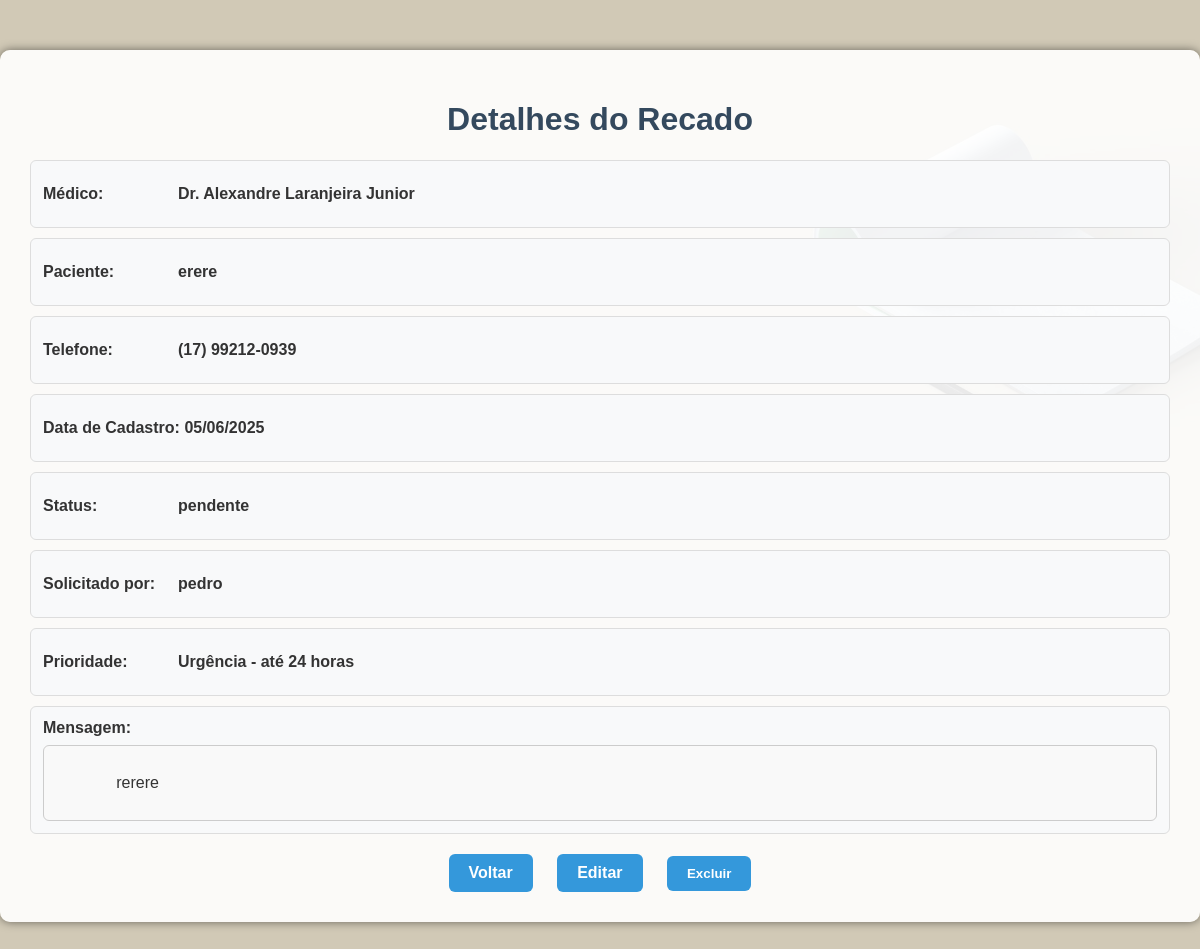
The page /recado/31 (signed in) on the database as committed earlier.
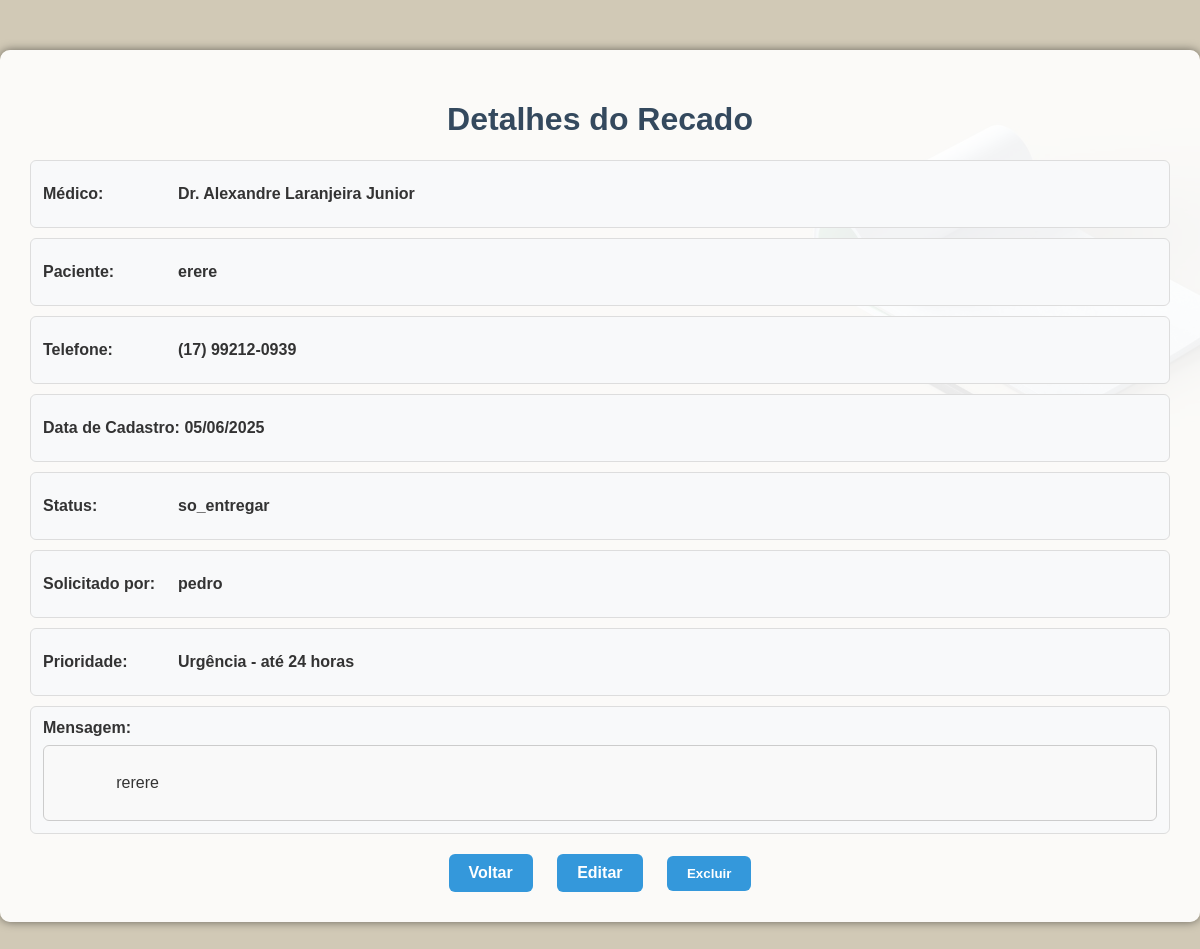
The same page on the database as committed later.
### tables this page shows
CREATE TABLE recados (
            id INTEGER PRIMARY KEY AUTOINCREMENT,
            medico TEXT NOT NULL,
            prioridade TEXT NOT NULL,
            nome_paciente TEXT NOT NULL,
            data_nascimento TEXT NOT NULL,
            telefone TEXT NOT NULL,
            convenio TEXT,
            descricao TEXT,
            status TEXT DEFAULT 'pendente',
            usuario TEXT NOT NULL,
            data_cadastro TEXT NOT NULL
        , finalizado_por TEXT);

### rotas/responsavel.py (the view)
    @responsavel_bp.route('/recado/<int:id>', endpoint='detalhar_recado')
    @login_requerido(['responsavel'])
    def detalhar_recado(id):
        conexao = conectar_banco()
        cursor = conexao.cursor()
        cursor.execute('SELECT * FROM recados WHERE id = ?', (id,))
        recado = cursor.fetchone()
        conexao.close()
        if not recado:
            flash('Recado não encontrado.', 'danger')
            return redirect(url_for('responsavel.listar'))
        return render_template('detalhar_recado.html', recado=recado)

### app.py (called while the page is built)
def conectar_banco():
    conexao = sqlite3.connect('recados.db')
    conexao.row_factory = sqlite3.Row
    return conexao

def login_requerido(perfis_permitidos):
    from functools import wraps
    from flask import redirect, url_for, flash
    def decorador(func):
        @wraps(func)
        def wrapper(*args, **kwargs):
            if 'usuario' not in session or session.get('perfil') not in perfis_permitidos:
                flash("Faça login para acessar essa página.", "warning")
                return redirect(url_for('comuns.login'))
            return func(*args, **kwargs)
        return wrapper
    return decorador

@app.template_filter('format_data')
def formatar_data_br(data_str):
    try:
        data_obj = datetime.strptime(data_str, '%Y-%m-%d %H:%M:%S')
        return data_obj.strftime('%d/%m/%Y')
    except:
        return data_str

### templates/detalhar_recado.html (shortened to what this page needs)
<!DOCTYPE html>
<html lang="pt-br">
  <head>
    <link rel="stylesheet" href="{{ url_for('static', filename='css/detalhar.css') }}">
  </head>
  <body class="fundo">
    <div class="imagem_fundo">
      <div class="container">
        <h1>Detalhes do Recado</h1>
        <div class="info">
          <div class="campo">
            <label>Médico:</label>
            <p><strong>{{ recado['medico'] }}</strong></p>
          </div>
          <div class="campo">
            <label>Paciente:</label>
            <p><strong>{{ recado['nome_paciente'] }}</strong></p>
          </div>
          <div class="campo">
            <label>Telefone:</label>
            <p><strong>{{ recado['telefone'] }}</strong></p>
          </div>
          <div class="campo"><p><strong>Data de Cadastro:</strong> <strong>{{ recado['data_cadastro']|format_data }}</strong></p></div>
          <div class="campo">
            <label>Status:</label>
            <p><strong>{{ recado['status'] }}</strong></p>
          </div>
          <div class="campo">
            <label>Solicitado por:</label></strong>
            <p><strong>{{ recado['usuario'] }}</strong></p>
         </div>
          <div class="campo">
            <label>Prioridade:</label>
           <p><strong>{{ recado['prioridade'] }}</strong></p>
          </div>
          <div class="mensagem-container">
            <label>Mensagem:</label>
            <div
              style="
                border: 1px solid #ccc;
                padding: 10px;
                border-radius: 6px;
                background-color: #f9f9f9;
                white-space: pre-wrap;
                word-break: break-word;
                max-height: 100px;
                overflow-y: auto;
              "
            >
              {{ recado['descricao'] }}
            </div>
          </div>
        </div>
        <div class="actions">
          <a href="{{ url_for('responsavel.listar') }}">Voltar</a>
          <a href="{{ url_for('responsavel.editar_recado', id=recado.id) }}">Editar</a>
          <form
            action="{{ url_for('responsavel.excluir_recado', id=recado.id) }}"
            method="POST"
            style="display: inline"
          >
            <button class="delete-btn" type="submit">Excluir</button>
          </form>
        </div>
      </div>
    </div>
  </body>
</html>

Rows that differ between the two databases and show on the page:
changed recados "Dr. Alexandre Laranjeira Junior": status "pendente" → "so_entregar"
